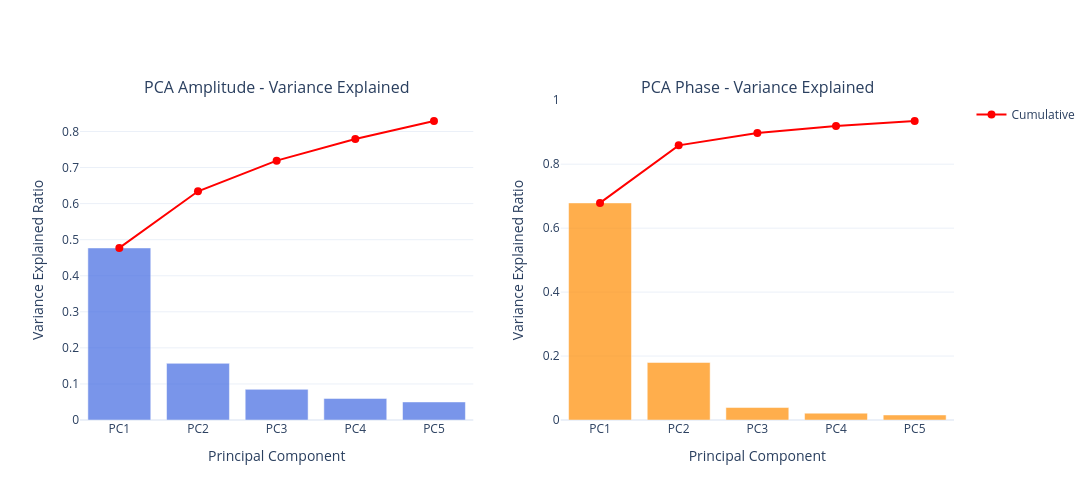

This figure's notebook cell:
### Markdown cell above
# PCA Dimensionality Reduction - Top 5 Components

### Code cell
import numpy as np
from sklearn.decomposition import PCA
import plotly.graph_objects as go
from plotly.subplots import make_subplots

# Chuẩn bị ma trận dữ liệu: mỗi hàng là 1 packet, mỗi cột là 1 subcarrier
num_packets = max([len(ts_all[k]) for k in ts_all.keys()])
num_subcarriers = len(ts_all)

# Khởi tạo ma trận amplitude và phase
amp_matrix = np.zeros((num_packets, num_subcarriers))
phs_matrix = np.zeros((num_packets, num_subcarriers))

# Điền dữ liệu từ ts_all (sau khi đã qua filters: Hampel, SG, Elliptic)
for col_idx, sub_idx in enumerate(sorted(ts_all.keys())):
    ts_df = ts_all[sub_idx]
    n_samples = len(ts_df)
    amp_matrix[:n_samples, col_idx] = ts_df['amp_ellip'].values
    phs_matrix[:n_samples, col_idx] = ts_df['phase_ellip'].values

print(f"Ma trận amplitude: {amp_matrix.shape}")
print(f"Ma trận phase: {phs_matrix.shape}")

# Áp dụng PCA cho amplitude (giảm xuống 5 thành phần chính)
N_COMPONENTS = 5
pca_amp = PCA(n_components=N_COMPONENTS)
amp_pca = pca_amp.fit_transform(amp_matrix)

print(f"\nPCA Amplitude:")
print(f"  Input shape: {amp_matrix.shape}")
print(f"  Output shape: {amp_pca.shape}")
print(f"  Explained variance ratio: {pca_amp.explained_variance_ratio_}")
print(f"  Total variance explained: {np.sum(pca_amp.explained_variance_ratio_)*100:.2f}%")

# Áp dụng PCA cho phase
pca_phs = PCA(n_components=N_COMPONENTS)
phs_pca = pca_phs.fit_transform(phs_matrix)

print(f"\nPCA Phase:")
print(f"  Input shape: {phs_matrix.shape}")
print(f"  Output shape: {phs_pca.shape}")
print(f"  Explained variance ratio: {pca_phs.explained_variance_ratio_}")
print(f"  Total variance explained: {np.sum(pca_phs.explained_variance_ratio_)*100:.2f}%")

# Vẽ biểu đồ variance explained
pc_labels = [f'PC{i}' for i in range(1, N_COMPONENTS+1)]

fig = make_subplots(rows=1, cols=2,
                    subplot_titles=['PCA Amplitude - Variance Explained',
                                    'PCA Phase - Variance Explained'])

# Amplitude variance
fig.add_trace(go.Bar(x=pc_labels, y=pca_amp.explained_variance_ratio_,
                     marker_color='royalblue', opacity=0.7, name='Amp Variance',
                     showlegend=False), row=1, col=1)
fig.add_trace(go.Scatter(x=pc_labels, y=np.cumsum(pca_amp.explained_variance_ratio_),
                          mode='lines+markers', line=dict(color='red', width=2),
                          marker=dict(size=8), name='Cumulative'),
              row=1, col=1)

# Phase variance
fig.add_trace(go.Bar(x=pc_labels, y=pca_phs.explained_variance_ratio_,
                     marker_color='darkorange', opacity=0.7, name='Phs Variance',
                     showlegend=False), row=1, col=2)
fig.add_trace(go.Scatter(x=pc_labels, y=np.cumsum(pca_phs.explained_variance_ratio_),
                          mode='lines+markers', line=dict(color='red', width=2),
                          marker=dict(size=8), name='Cumulative',
                          showlegend=False),
              row=1, col=2)

fig.update_yaxes(title_text="Variance Explained Ratio", row=1, col=1)
fig.update_yaxes(title_text="Variance Explained Ratio", row=1, col=2)
fig.update_xaxes(title_text="Principal Component", row=1, col=1)
fig.update_xaxes(title_text="Principal Component", row=1, col=2)
fig.update_layout(height=500, width=1400, template='plotly_white')
fig.show()

print(f"\nPCA hoàn tất! Giảm từ {num_subcarriers} subcarriers xuống {N_COMPONENTS} principal components")

### Figure 1 — Plotly figure (JSON) as saved in the notebook; plotly's stock layout.template omitted (floating-point values rounded to 4 significant figures)
{"data": [{"marker": {"color": "royalblue"}, "name": "Amp Variance", "opacity": 0.7, "showlegend": false, "type": "bar", "x": ["PC1", "PC2", "PC3", "PC4", "PC5"], "xaxis": "x", "y": [0.4771, 0.1571, 0.08499, 0.05979, 0.05011], "yaxis": "y"}, {"line": {"color": "red", "width": 2}, "marker": {"size": 8}, "mode": "lines+markers", "name": "Cumulative", "type": "scatter", "x": ["PC1", "PC2", "PC3", "PC4", "PC5"], "xaxis": "x", "y": [0.4771, 0.6342, 0.7192, 0.779, 0.8291], "yaxis": "y"}, {"marker": {"color": "darkorange"}, "name": "Phs Variance", "opacity": 0.7, "showlegend": false, "type": "bar", "x": ["PC1", "PC2", "PC3", "PC4", "PC5"], "xaxis": "x2", "y": [0.6789, 0.1799, 0.03903, 0.02135, 0.01583], "yaxis": "y2"}, {"line": {"color": "red", "width": 2}, "marker": {"size": 8}, "mode": "lines+markers", "name": "Cumulative", "showlegend": false, "type": "scatter", "x": ["PC1", "PC2", "PC3", "PC4", "PC5"], "xaxis": "x2", "y": [0.6789, 0.8588, 0.8979, 0.9192, 0.935], "yaxis": "y2"}], "layout": {"annotations": [{"font": {"size": 16}, "showarrow": false, "text": "PCA Amplitude - Variance Explained", "x": 0.225, "xanchor": "center", "xref": "paper", "y": 1, "yanchor": "bottom", "yref": "paper"}, {"font": {"size": 16}, "showarrow": false, "text": "PCA Phase - Variance Explained", "x": 0.775, "xanchor": "center", "xref": "paper", "y": 1, "yanchor": "bottom", "yref": "paper"}], "height": 500, "width": 1400, "xaxis": {"anchor": "y", "domain": [0, 0.45], "title": {"text": "Principal Component"}}, "xaxis2": {"anchor": "y2", "domain": [0.55, 1], "title": {"text": "Principal Component"}}, "yaxis": {"anchor": "x", "domain": [0, 1], "title": {"text": "Variance Explained Ratio"}}, "yaxis2": {"anchor": "x2", "domain": [0, 1], "title": {"text": "Variance Explained Ratio"}}}}
